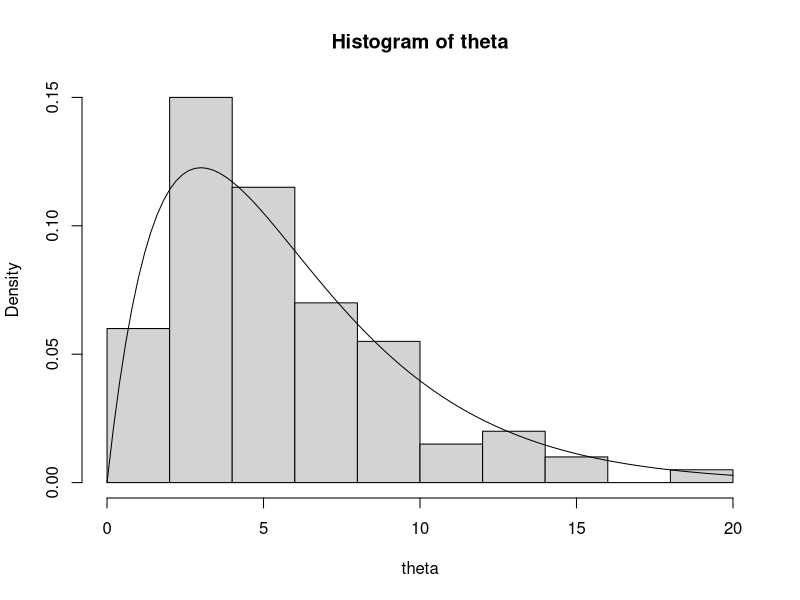

Write R code to recreate this figure.
########Problem based on identical function 1a ##########
set.seed(32)
m=-100
a=2.0
b=(1.0/3.0)
theta=rgamma(n=100,shape=2.0,rate=(1/3))
theta
hist(theta,freq=FALSE)
curve(dgamma(x,shape=2,rate=(1/3)),color="blue",add=TRUE)

sum(theta)/100  #mean of theta by monte carlo simulation m=100 and theta generated
#for Gamma dist. the expected value of theta is shape/rate i.e 2/(1/3)=6

E_of_theta=a/b

E_of_theta
#Now we know that mean of monte carlo simulation is near to Expected value of theta for same Gamma distribution

#but we can still improve

#now increase m to 10000

m=10000
#new simulation
theta=rgamma(n=10000,shape=2,rate=(1/3))
head(theta)
tail(theta)
#new mean by new monte carlo simulation
mean(theta)
#which is near to true E_theta by Gamma
var(theta) #variance by monte carlo simulation
#variance for gamma distr. is a/b^2
var_by_std_gamma=a/b^2


#both are quiet close

#indicator function to know how many theta values are less than 5 i.e I{theta<5}(theta)
ind=theta<5
head(ind)
mean(ind) # we get 0.497
pgamma(q=5,shape=2,rate=1/3) #quintiles=5 means less than 5
# we get 0.4963317
quantile(theta,probs = 0.9) #under monte carlo simulation the 90th percentile value of theta in the vector generated is 11.74
qgamma(0.9,shape=2,rate=1/3) # we get 11.66916

########

se=sd(theta)/sqrt(m) #std error for our approximation of theta
se # we get 0.04247727

mean(theta)-2*se # we get5.938319
mean(theta)+2*se # we get 6.108228

ind=theta<5
mean(ind) # we get 0.497
pgamma(5,2,1/3) # we get 0.4963317
se=sd(ind)/sqrt(m)
se
2*se

####PROBLEM 1b###########
#####From Heirarchical model##########
#Given phi_i from Beta(2,2) and y_i from Binom(10,phi_i)

m=100000

y=numeric(m)
head(y)
phi=numeric(m)
head(phi)

for(i in 1:m){
  phi[i]=rbeta(1,shape1=2,shape2=2) # phi are chosen from Beta distribution
  y[i]=rbinom(1,size=10,prob=phi[i]) # y from binomial
}

# or in vectorized code

phi=rbeta(m,shape1=2,shape2=2)
y=rbinom(m,size=10,prob=phi)

mean(y)#we get 5.00008
